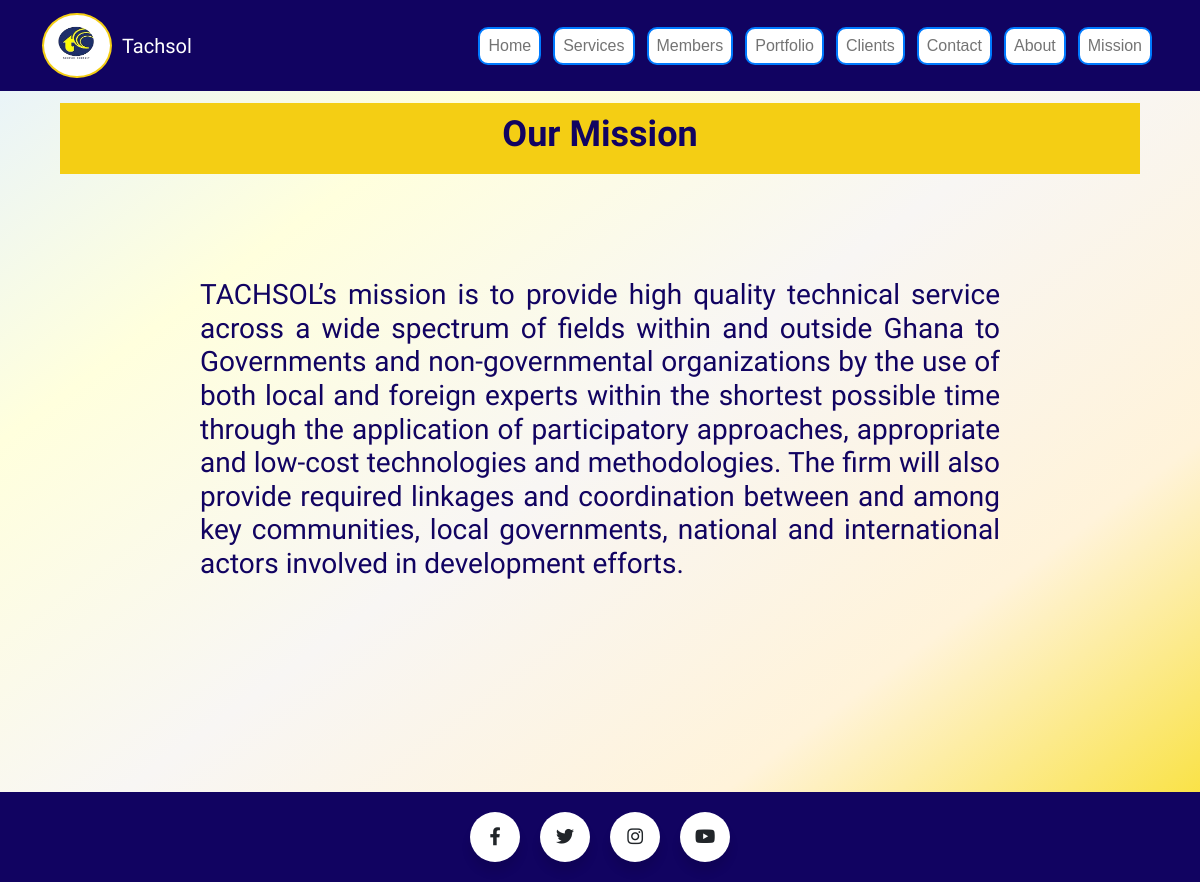
Page /mainapp/mission/ on the earlier database version.
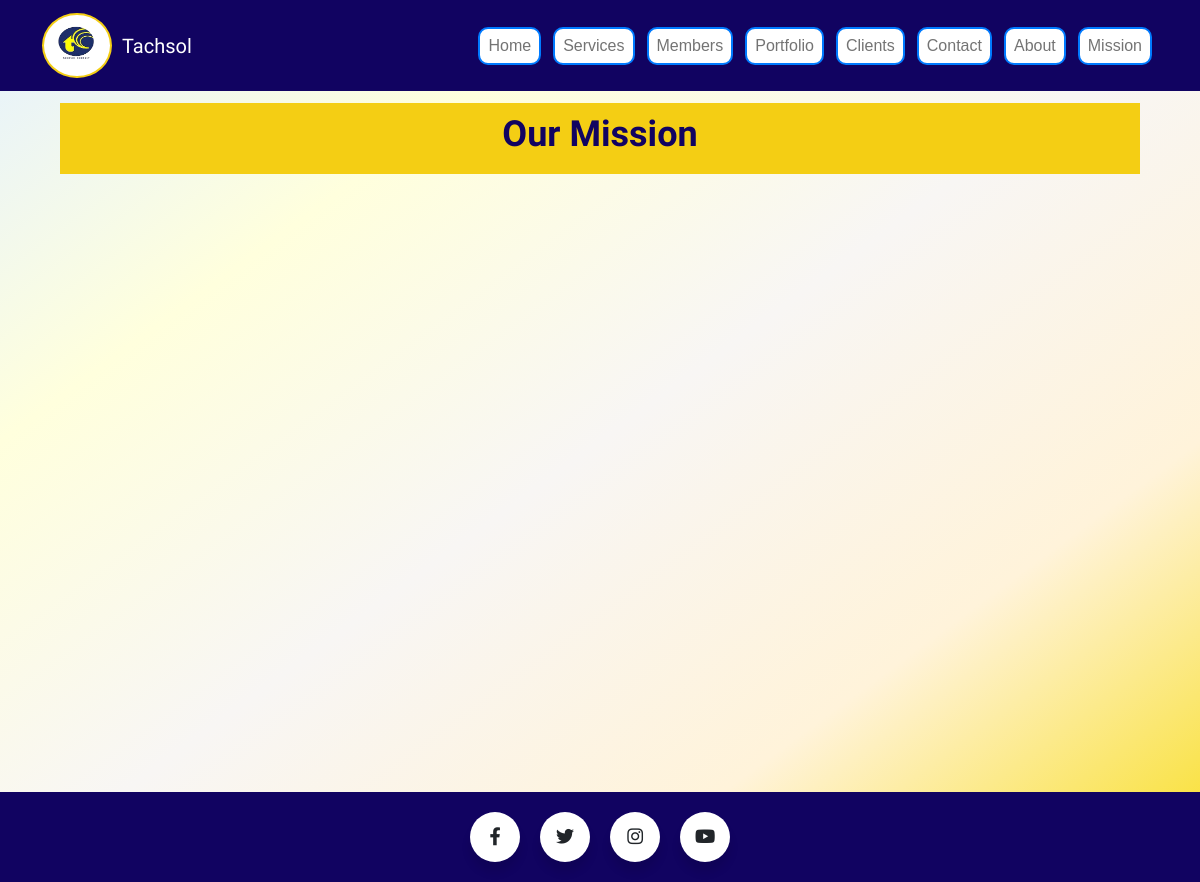
Same page on the later database version.
### mainapp/models.py (models this page shows, shortened)
class Mission(models.Model):
    created_at = models.DateField(auto_now_add=True)
    content = models.TextField(max_length=2000)

### mainapp/views.py (the view)
# urls.py: path('mission/', views.mission_view, name='mission'),
def mission_view(request):
    mission = Mission.objects.first()
    return render(request, 'mainapp/mission.html', {'mission': mission})

### mainapp/templates/mainapp/mission.html (shortened to what this page needs)
{% extends "mainapp/base.html" %}
{% load static %}
{% block content %}
<section class="inner-banner">
    <div class="container">
        <div class="row align-items-center">
            <div class="col-md-12 text-center">
                <h1>Our Mission</h1>
            </div>
        </div>
    </div>
</section>
<div class="mission-container">
    <div class="center-content">
        <div class="list-group">
            <h3>{{mission.content}}</h3>
        </div>
    </div>
</div>
{% endblock %}

Differences in the rows shown:
removed Mission: content "TACHSOL’s mission is to provide high quality technical service across a wide spectrum of fields within and outside Ghana to Governments and non-governmental organizations by the use of both local and foreign experts within the shortest possible time through the application of participatory approaches, appropriate and low-cost technologies and methodologies. The firm will also provide required linkages and coordination between and among key communities, local governments, national and international actors involved in development efforts."
